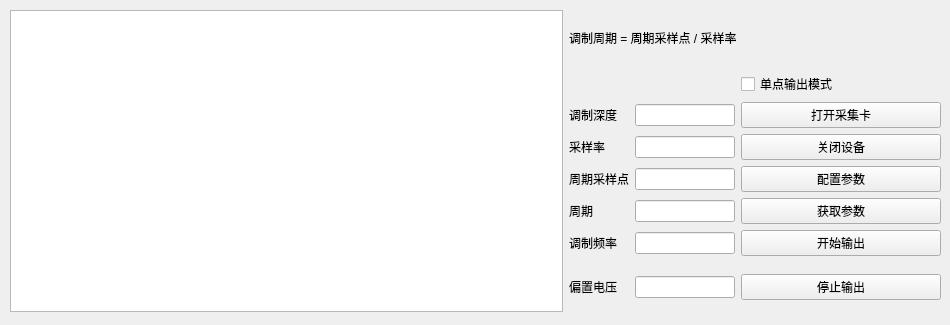
<?xml version="1.0" encoding="UTF-8"?>
<ui version="4.0">
 <class>ARTWindow</class>
 <widget class="QWidget" name="ARTWindow">
  <property name="geometry">
   <rect>
    <x>0</x>
    <y>0</y>
    <width>950</width>
    <height>325</height>
   </rect>
  </property>
  <property name="windowTitle">
   <string>ARTWindow</string>
  </property>
  <widget class="QWidget" name="layoutWidget">
   <property name="geometry">
    <rect>
     <x>10</x>
     <y>10</y>
     <width>931</width>
     <height>302</height>
    </rect>
   </property>
   <layout class="QGridLayout" name="gridLayout">
    <item row="5" column="1" colspan="2">
     <widget class="QLabel" name="lSampleRate">
      <property name="text">
       <string>采样率</string>
      </property>
     </widget>
    </item>
    <item row="4" column="3">
     <widget class="QLineEdit" name="tbAmplitude">
      <property name="maximumSize">
       <size>
        <width>100</width>
        <height>16777215</height>
       </size>
      </property>
     </widget>
    </item>
    <item row="5" column="3">
     <widget class="QLineEdit" name="tbSampleRate">
      <property name="maximumSize">
       <size>
        <width>100</width>
        <height>16777215</height>
       </size>
      </property>
     </widget>
    </item>
    <item row="6" column="1" colspan="2">
     <widget class="QLabel" name="lSamplePerChan">
      <property name="text">
       <string>周期采样点</string>
      </property>
     </widget>
    </item>
    <item row="6" column="3">
     <widget class="QLineEdit" name="tbSamplePerChan">
      <property name="maximumSize">
       <size>
        <width>100</width>
        <height>16777215</height>
       </size>
      </property>
     </widget>
    </item>
    <item row="4" column="1" colspan="2">
     <widget class="QLabel" name="lAmplitude">
      <property name="text">
       <string>调制深度</string>
      </property>
     </widget>
    </item>
    <item row="5" column="4" colspan="2">
     <widget class="QPushButton" name="bnCloseDevice">
      <property name="minimumSize">
       <size>
        <width>200</width>
        <height>0</height>
       </size>
      </property>
      <property name="text">
       <string>关闭设备</string>
      </property>
     </widget>
    </item>
    <item row="7" column="3">
     <widget class="QLineEdit" name="tbTerm">
      <property name="maximumSize">
       <size>
        <width>100</width>
        <height>16777215</height>
       </size>
      </property>
     </widget>
    </item>
    <item row="7" column="4" colspan="2">
     <widget class="QPushButton" name="bnGetParam">
      <property name="minimumSize">
       <size>
        <width>200</width>
        <height>0</height>
       </size>
      </property>
      <property name="text">
       <string>获取参数</string>
      </property>
     </widget>
    </item>
    <item row="6" column="4" colspan="2">
     <widget class="QPushButton" name="bnSetParam">
      <property name="minimumSize">
       <size>
        <width>200</width>
        <height>0</height>
       </size>
      </property>
      <property name="text">
       <string>配置参数</string>
      </property>
     </widget>
    </item>
    <item row="4" column="4" colspan="2">
     <widget class="QPushButton" name="bnOpenDevice">
      <property name="minimumSize">
       <size>
        <width>200</width>
        <height>0</height>
       </size>
      </property>
      <property name="text">
       <string>打开采集卡</string>
      </property>
     </widget>
    </item>
    <item row="8" column="4" colspan="2">
     <widget class="QPushButton" name="bnStartAO">
      <property name="minimumSize">
       <size>
        <width>200</width>
        <height>0</height>
       </size>
      </property>
      <property name="text">
       <string>开始输出</string>
      </property>
     </widget>
    </item>
    <item row="8" column="1" colspan="2">
     <widget class="QLabel" name="lFrequency">
      <property name="text">
       <string>调制频率</string>
      </property>
     </widget>
    </item>
    <item row="8" column="3">
     <widget class="QLineEdit" name="tbFrequency">
      <property name="maximumSize">
       <size>
        <width>100</width>
        <height>16777215</height>
       </size>
      </property>
     </widget>
    </item>
    <item row="7" column="1" colspan="2">
     <widget class="QLabel" name="lTerm">
      <property name="text">
       <string>周期</string>
      </property>
     </widget>
    </item>
    <item row="1" column="0" rowspan="10">
     <widget class="QTextBrowser" name="textBrowser">
      <property name="maximumSize">
       <size>
        <width>600</width>
        <height>400</height>
       </size>
      </property>
     </widget>
    </item>
    <item row="3" column="4" colspan="2">
     <widget class="QCheckBox" name="cbOneSample">
      <property name="text">
       <string>单点输出模式</string>
      </property>
     </widget>
    </item>
    <item row="9" column="1" rowspan="2" colspan="2">
     <widget class="QLabel" name="lBiasVoltage">
      <property name="text">
       <string>偏置电压</string>
      </property>
     </widget>
    </item>
    <item row="9" column="3" rowspan="2">
     <widget class="QLineEdit" name="tbBiasVoltage">
      <property name="maximumSize">
       <size>
        <width>100</width>
        <height>16777215</height>
       </size>
      </property>
     </widget>
    </item>
    <item row="9" column="4" rowspan="2" colspan="2">
     <widget class="QPushButton" name="bnStopAO">
      <property name="minimumSize">
       <size>
        <width>200</width>
        <height>0</height>
       </size>
      </property>
      <property name="text">
       <string>停止输出</string>
      </property>
     </widget>
    </item>
    <item row="1" column="1" rowspan="2" colspan="4">
     <widget class="QLabel" name="lFormula">
      <property name="text">
       <string>调制周期 = 周期采样点 / 采样率</string>
      </property>
     </widget>
    </item>
   </layout>
  </widget>
 </widget>
 <resources/>
 <connections/>
</ui>
